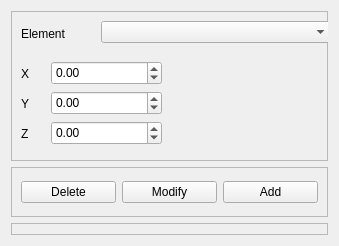
              <widget class="QWidget" name="page_29">
               <property name="geometry">
                <rect>
                 <x>0</x>
                 <y>0</y>
                 <width>339</width>
                 <height>246</height>
                </rect>
               </property>
               <attribute name="label">
                <string>Add or Modify Atom</string>
               </attribute>
               <layout class="QVBoxLayout" name="verticalLayout_26">
                <item>
                 <widget class="QFrame" name="frame_28">
                  <property name="minimumSize">
                   <size>
                    <width>0</width>
                    <height>150</height>
                   </size>
                  </property>
                  <property name="maximumSize">
                   <size>
                    <width>16777215</width>
                    <height>150</height>
                   </size>
                  </property>
                  <property name="frameShape">
                   <enum>QFrame::StyledPanel</enum>
                  </property>
                  <property name="frameShadow">
                   <enum>QFrame::Raised</enum>
                  </property>
                  <widget class="QLabel" name="label_8">
                   <property name="geometry">
                    <rect>
                     <x>10</x>
                     <y>10</y>
                     <width>83</width>
                     <height>26</height>
                    </rect>
                   </property>
                   <property name="text">
                    <string>Element</string>
                   </property>
                  </widget>
                  <widget class="QComboBox" name="FormActionsPreComboAtomsList">
                   <property name="geometry">
                    <rect>
                     <x>90</x>
                     <y>10</y>
                     <width>231</width>
                     <height>22</height>
                    </rect>
                   </property>
                  </widget>
                  <widget class="QDoubleSpinBox" name="FormActionsPreSpinAtomsCoordX">
                   <property name="geometry">
                    <rect>
                     <x>40</x>
                     <y>50</y>
                     <width>111</width>
                     <height>24</height>
                    </rect>
                   </property>
                   <property name="minimum">
                    <double>-99.989999999999995</double>
                   </property>
                  </widget>
                  <widget class="QLabel" name="label_24">
                   <property name="geometry">
                    <rect>
                     <x>10</x>
                     <y>50</y>
                     <width>31</width>
                     <height>26</height>
                    </rect>
                   </property>
                   <property name="text">
                    <string>X</string>
                   </property>
                  </widget>
                  <widget class="QDoubleSpinBox" name="FormActionsPreSpinAtomsCoordY">
                   <property name="geometry">
                    <rect>
                     <x>40</x>
                     <y>80</y>
                     <width>111</width>
                     <height>24</height>
                    </rect>
                   </property>
                   <property name="minimum">
                    <double>-99.989999999999995</double>
                   </property>
                  </widget>
                  <widget class="QLabel" name="label_25">
                   <property name="geometry">
                    <rect>
                     <x>10</x>
                     <y>80</y>
                     <width>21</width>
                     <height>26</height>
                    </rect>
                   </property>
                   <property name="text">
                    <string>Y</string>
                   </property>
                  </widget>
                  <widget class="QLabel" name="label_26">
                   <property name="geometry">
                    <rect>
                     <x>10</x>
                     <y>110</y>
                     <width>21</width>
                     <height>26</height>
                    </rect>
                   </property>
                   <property name="text">
                    <string>Z</string>
                   </property>
                  </widget>
                  <widget class="QDoubleSpinBox" name="FormActionsPreSpinAtomsCoordZ">
                   <property name="geometry">
                    <rect>
                     <x>40</x>
                     <y>110</y>
                     <width>111</width>
                     <height>24</height>
                    </rect>
                   </property>
                   <property name="minimum">
                    <double>-99.989999999999995</double>
                   </property>
                  </widget>
                 </widget>
                </item>
                <item>
                 <widget class="QFrame" name="frame_29">
                  <property name="minimumSize">
                   <size>
                    <width>0</width>
                    <height>50</height>
                   </size>
                  </property>
                  <property name="maximumSize">
                   <size>
                    <width>16777215</width>
                    <height>50</height>
                   </size>
                  </property>
                  <property name="frameShape">
                   <enum>QFrame::StyledPanel</enum>
                  </property>
                  <property name="frameShadow">
                   <enum>QFrame::Raised</enum>
                  </property>
                  <layout class="QHBoxLayout" name="horizontalLayout_17">
                   <item>
                    <widget class="QPushButton" name="FormActionsPreButDeleteAtom">
                     <property name="text">
                      <string>Delete</string>
                     </property>
                    </widget>
                   </item>
                   <item>
                    <widget class="QPushButton" name="FormActionsPreButModifyAtom">
                     <property name="text">
                      <string>Modify</string>
                     </property>
                    </widget>
                   </item>
                   <item>
                    <widget class="QPushButton" name="FormActionsPreButAddAtom">
                     <property name="text">
                      <string>Add</string>
                     </property>
                    </widget>
                   </item>
                  </layout>
                 </widget>
                </item>
                <item>
                 <widget class="QFrame" name="frame_30">
                  <property name="frameShape">
                   <enum>QFrame::StyledPanel</enum>
                  </property>
                  <property name="frameShadow">
                   <enum>QFrame::Raised</enum>
                  </property>
                 </widget>
                </item>
               </layout>
              </widget>
